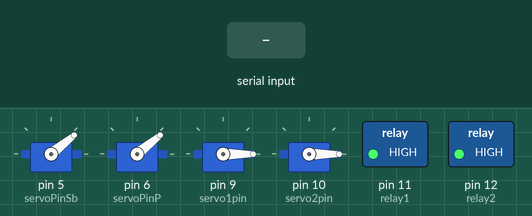
Recording of a sketch running on a simulated Arduino Leonardo, built with avr-gcc and run on an emulated ATmega32U4. On the bench: 4 × servo, switched loads named in the sketch (green lamp = pin HIGH). The inputs (shaded band) are chosen by the test bench.

Above: at 1.2 s.
1.3 s: "X" received over the second serial link
At 1.9 s:
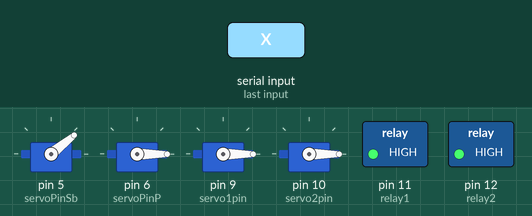
2.8 s: "P" received over the second serial link
At 4.0 s:
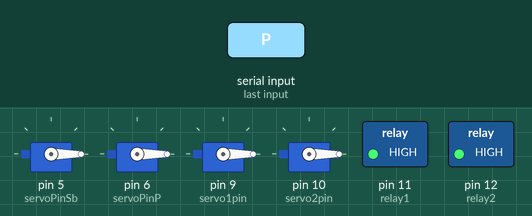
4.3 s: "S" received over the second serial link
At 5.3 s:
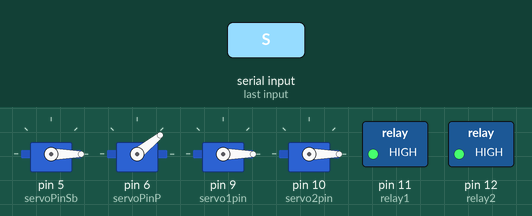
5.8 s: "D" received over the second serial link
At 6.5 s:
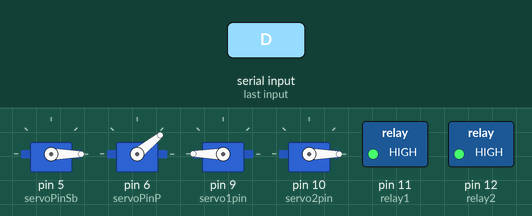
7.3 s: "s" received over the second serial link
At 7.6 s:
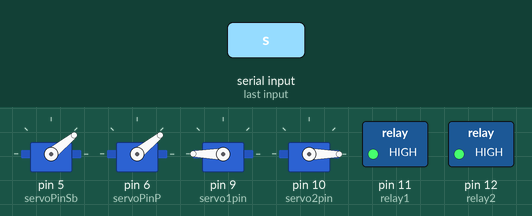
8.8 s: "L" received over the second serial link
At 10.0 s:
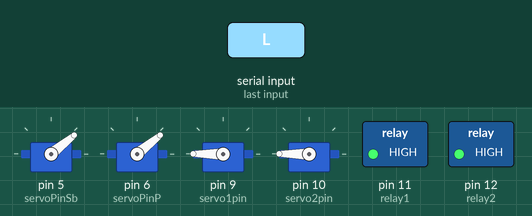
Timing chart, 0 to 11.3 s (numbered marks = the images above; inputs shaded):
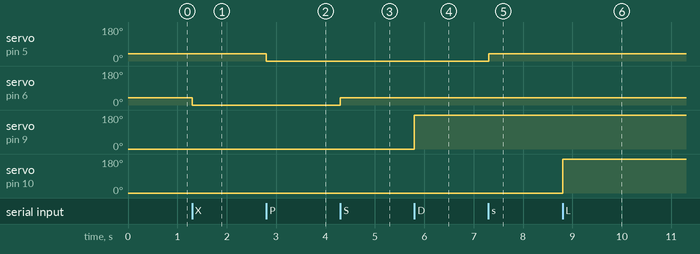

The sketch:

RoboPirates.ino
```cpp
#include <Servo.h>
int ms=0;
char Incoming_value = 0;
byte servoPinSb = 5;
byte servoPinP = 6;
byte servo1pin = 9;
byte servo2pin = 10;
byte relay1 = 11;
byte relay2 = 12;
Servo servoSb;
Servo servoP;
Servo servo1;
Servo servo2;
void setup() {

Serial1.begin(9600);
servoSb.attach(servoPinSb);
servoP.attach(servoPinP);
servo1.attach(servo1pin);
servo2.attach(servo2pin);
servoSb.writeMicroseconds(950); // necessary to arm the ESC.
servoP.writeMicroseconds(950); // necessary to arm the ESC.
servo1.write(0);
servo2.write(0);
pinMode(relay1, OUTPUT);
pinMode(relay2, OUTPUT);
digitalWrite(relay1, HIGH);
digitalWrite(relay2, HIGH);
}

void loop() {
signalo();


//Sirial1.printn(Incoming_value);
}


void signalo()
{if(Serial1.available() > 0)
  {
    Incoming_value = Serial1.read();      //Read the incoming data and store it into variable Incoming_value
    switch (Incoming_value){
    case 'X' :stb();
    break;
    case 'P' :P();
    break;
    case 'S': STOPP();
    break;
    case 's': STOPSB();
    break;
    case 'D':
    servo1.write(180);
    break;
    case 'd':
    servo1.write(0);
    break;
    case 'L':
    servo2.write(180);
    break;
    case 'l':
    servo2.write(0);
    break;
    case 'A':
    digitalWrite(relay1, LOW);
    break;
    case 'a':
    digitalWrite(relay1, HIGH);
    break;
    case 'B':
    digitalWrite(relay2, LOW);
    break;
    case 'b':
    digitalWrite(relay2, HIGH);
    break;
    case '0': ms=950;
    break;
    case '1': ms=1100;
    break;
    case '2': ms=1200;
    break;
    case '3': ms=1300;
    break;
    case '4': ms=1400;
    break;
    case '5': ms=1500;
    break;
    case '6': ms=1600;
    break;
    case '7': ms=1700;
    break;
    case '8': ms=1800;
    break;
    case '9': ms=1900;
    break;

          }    }   }


void stb(){

servoP.writeMicroseconds(ms);
}
void P(){
servoSb.writeMicroseconds(ms);

}
void STOPSB(){
servoSb.writeMicroseconds(950);

}
void STOPP(){

servoP.writeMicroseconds(950);
}
```

Measured:
- after the input at 1.3 s, servo on pin 6 (servoPinP): 39° → 0° at once
- after the input at 2.8 s, servo on pin 5 (servoPinSb): 39° → 0° at once
- after the input at 4.3 s, servo on pin 6 (servoPinP): 0° → 39° at once
- after the input at 5.8 s, servo on pin 9 (servo1pin): 0° → 180° at once
- after the input at 7.3 s, servo on pin 5 (servoPinSb): 0° → 39° at once
- after the input at 8.8 s, servo on pin 10 (servo2pin): 0° → 180° at once
